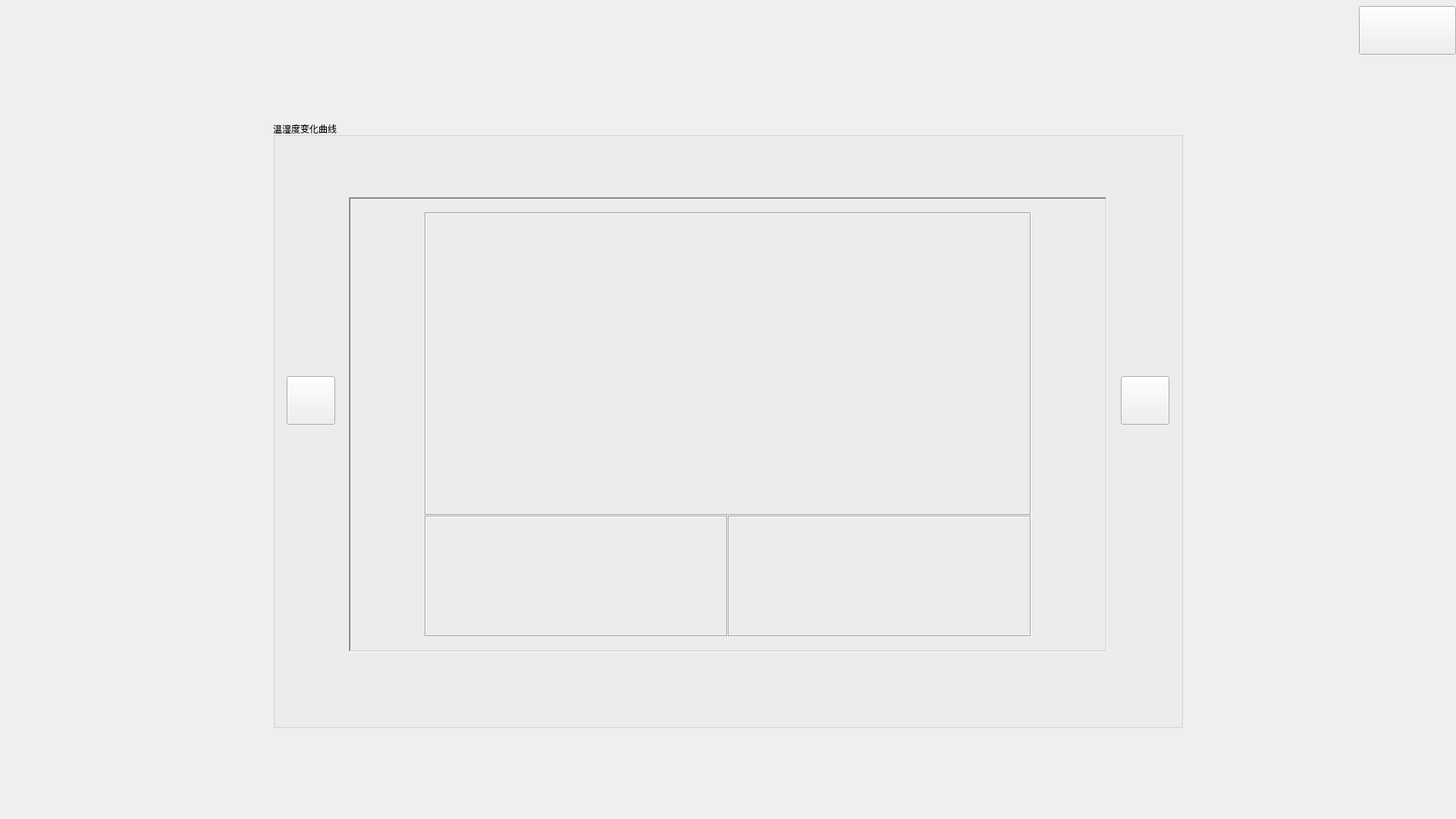
<?xml version="1.0" encoding="UTF-8"?>
<ui version="4.0">
 <class>ChartWindow</class>
 <widget class="QMainWindow" name="ChartWindow">
  <property name="geometry">
   <rect>
    <x>0</x>
    <y>0</y>
    <width>1920</width>
    <height>1080</height>
   </rect>
  </property>
  <property name="windowTitle">
   <string>MainWindow</string>
  </property>
  <widget class="QWidget" name="centralwidget">
   <widget class="QGroupBox" name="groupBox">
    <property name="geometry">
     <rect>
      <x>360</x>
      <y>160</y>
      <width>1200</width>
      <height>800</height>
     </rect>
    </property>
    <property name="title">
     <string>温湿度变化曲线</string>
    </property>
    <widget class="QLabel" name="backlabel">
     <property name="geometry">
      <rect>
       <x>100</x>
       <y>100</y>
       <width>1000</width>
       <height>600</height>
      </rect>
     </property>
     <property name="contextMenuPolicy">
      <enum>Qt::DefaultContextMenu</enum>
     </property>
     <property name="frameShape">
      <enum>QFrame::WinPanel</enum>
     </property>
     <property name="frameShadow">
      <enum>QFrame::Sunken</enum>
     </property>
     <property name="text">
      <string/>
     </property>
    </widget>
    <widget class="QLabel" name="showchartlabel">
     <property name="geometry">
      <rect>
       <x>200</x>
       <y>120</y>
       <width>800</width>
       <height>400</height>
      </rect>
     </property>
     <property name="frameShape">
      <enum>QFrame::Box</enum>
     </property>
     <property name="frameShadow">
      <enum>QFrame::Sunken</enum>
     </property>
     <property name="text">
      <string/>
     </property>
    </widget>
    <widget class="QPushButton" name="leftButton">
     <property name="geometry">
      <rect>
       <x>18</x>
       <y>336</y>
       <width>64</width>
       <height>64</height>
      </rect>
     </property>
     <property name="focusPolicy">
      <enum>Qt::NoFocus</enum>
     </property>
     <property name="text">
      <string/>
     </property>
    </widget>
    <widget class="QPushButton" name="rightButton">
     <property name="geometry">
      <rect>
       <x>1118</x>
       <y>336</y>
       <width>64</width>
       <height>64</height>
      </rect>
     </property>
     <property name="focusPolicy">
      <enum>Qt::NoFocus</enum>
     </property>
     <property name="text">
      <string/>
     </property>
    </widget>
    <widget class="QLabel" name="TempLabel">
     <property name="geometry">
      <rect>
       <x>200</x>
       <y>520</y>
       <width>400</width>
       <height>160</height>
      </rect>
     </property>
     <property name="frameShape">
      <enum>QFrame::Box</enum>
     </property>
     <property name="frameShadow">
      <enum>QFrame::Sunken</enum>
     </property>
     <property name="text">
      <string/>
     </property>
    </widget>
    <widget class="QLabel" name="HumiLabel">
     <property name="geometry">
      <rect>
       <x>600</x>
       <y>520</y>
       <width>400</width>
       <height>160</height>
      </rect>
     </property>
     <property name="frameShape">
      <enum>QFrame::Box</enum>
     </property>
     <property name="frameShadow">
      <enum>QFrame::Sunken</enum>
     </property>
     <property name="text">
      <string/>
     </property>
    </widget>
   </widget>
   <widget class="QPushButton" name="exitButton">
    <property name="geometry">
     <rect>
      <x>1792</x>
      <y>8</y>
      <width>128</width>
      <height>64</height>
     </rect>
    </property>
    <property name="focusPolicy">
     <enum>Qt::NoFocus</enum>
    </property>
    <property name="text">
     <string/>
    </property>
   </widget>
   <widget class="QLabel" name="head">
    <property name="geometry">
     <rect>
      <x>0</x>
      <y>0</y>
      <width>1920</width>
      <height>80</height>
     </rect>
    </property>
    <property name="text">
     <string/>
    </property>
   </widget>
   <widget class="QLabel" name="backgroundlabel">
    <property name="geometry">
     <rect>
      <x>0</x>
      <y>0</y>
      <width>1920</width>
      <height>1080</height>
     </rect>
    </property>
    <property name="text">
     <string/>
    </property>
   </widget>
   <zorder>backgroundlabel</zorder>
   <zorder>groupBox</zorder>
   <zorder>head</zorder>
   <zorder>exitButton</zorder>
  </widget>
 </widget>
 <resources/>
 <connections/>
</ui>
